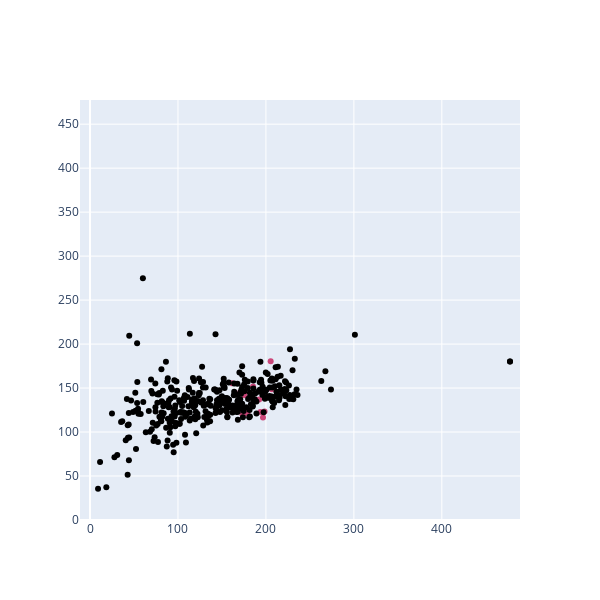

Source (notebook cell):
### Code cell
fig = go.Figure()
fig.add_trace(
    go.Scatter(
        x=tdf.predicted_width,
        y=tdf.mean_width, 
        mode='markers', 
        hoverinfo='text', 
        hovertemplate=tdf.date,
        marker=dict(
            color=df.Q_percentile_bin
        )
    )
)
fig.update_layout(
    yaxis_scaleanchor="x",
    yaxis_scaleratio=1,
    width=600,
    height=600,
    xaxis=dict(range=[0, max(tdf.predicted_width.max(), tdf.chan_width.max())]),
    yaxis=dict(range=[0, max(tdf.predicted_width.max(), tdf.chan_width.max())])
)

### Figure 1 — Plotly figure (JSON) as saved in the notebook; plotly's stock layout.template omitted (floating-point values rounded to 4 significant figures; data arrays with more than 128 entries replaced by an {"elided": "..."} marker saying what was removed)
{"data": [{"hoverinfo": "text", "hovertemplate": {"elided": "359 str values"}, "marker": {"color": [9.0, 9.0, 9.0, 9.0, 9.0, 9.0, 9.0, 9.0, 9.0, 9.0, 9.0, 9.0, 9.0, 9.0, 9.0]}, "mode": "markers", "type": "scatter", "x": {"elided": "359 float values"}, "y": {"elided": "359 float values"}}], "layout": {"height": 600, "width": 600, "xaxis": {"range": [0, 477.5]}, "yaxis": {"range": [0, 477.5], "scaleanchor": "x", "scaleratio": 1}}}
